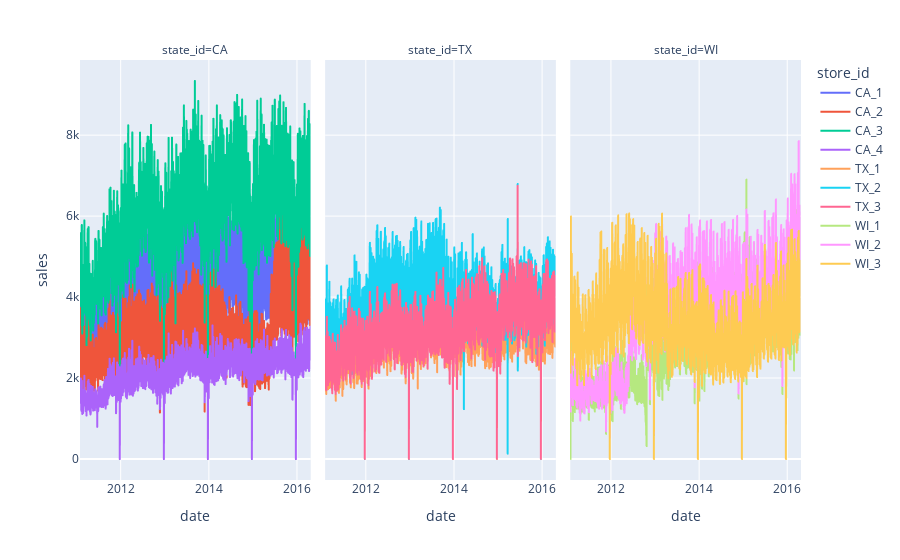

The notebook cell this image was saved under:
### Code cell
px.line(df.loc[:, ('sales')].sum(axis=1).rename('sales').reset_index(), x='date', y='sales', color='store_id', facet_col='state_id')

### Figure 1 — Plotly figure (JSON) as saved in the notebook; plotly's stock layout.template omitted (floating-point values rounded to 4 significant figures; data arrays with more than 128 entries replaced by an {"elided": "..."} marker saying what was removed)
{"data": [{"hoverlabel": {"namelength": 0}, "hovertemplate": "store_id=CA_1<br>state_id=CA<br>date=%{x}<br>sales=%{y}", "legendgroup": "CA_1", "line": {"color": "#636efa", "dash": "solid"}, "mode": "lines", "name": "CA_1", "showlegend": true, "type": "scattergl", "x": {"elided": "1913 str values"}, "xaxis": "x", "y": {"elided": "1913 int values"}, "yaxis": "y"}, {"hoverlabel": {"namelength": 0}, "hovertemplate": "store_id=CA_2<br>state_id=CA<br>date=%{x}<br>sales=%{y}", "legendgroup": "CA_2", "line": {"color": "#EF553B", "dash": "solid"}, "mode": "lines", "name": "CA_2", "showlegend": true, "type": "scattergl", "x": {"elided": "1913 str values"}, "xaxis": "x", "y": {"elided": "1913 int values"}, "yaxis": "y"}, {"hoverlabel": {"namelength": 0}, "hovertemplate": "store_id=CA_3<br>state_id=CA<br>date=%{x}<br>sales=%{y}", "legendgroup": "CA_3", "line": {"color": "#00cc96", "dash": "solid"}, "mode": "lines", "name": "CA_3", "showlegend": true, "type": "scattergl", "x": {"elided": "1913 str values"}, "xaxis": "x", "y": {"elided": "1913 int values"}, "yaxis": "y"}, {"hoverlabel": {"namelength": 0}, "hovertemplate": "store_id=CA_4<br>state_id=CA<br>date=%{x}<br>sales=%{y}", "legendgroup": "CA_4", "line": {"color": "#ab63fa", "dash": "solid"}, "mode": "lines", "name": "CA_4", "showlegend": true, "type": "scattergl", "x": {"elided": "1913 str values"}, "xaxis": "x", "y": {"elided": "1913 int values"}, "yaxis": "y"}, {"hoverlabel": {"namelength": 0}, "hovertemplate": "store_id=TX_1<br>state_id=TX<br>date=%{x}<br>sales=%{y}", "legendgroup": "TX_1", "line": {"color": "#FFA15A", "dash": "solid"}, "mode": "lines", "name": "TX_1", "showlegend": true, "type": "scattergl", "x": {"elided": "1913 str values"}, "xaxis": "x2", "y": {"elided": "1913 int values"}, "yaxis": "y2"}, {"hoverlabel": {"namelength": 0}, "hovertemplate": "store_id=TX_2<br>state_id=TX<br>date=%{x}<br>sales=%{y}", "legendgroup": "TX_2", "line": {"color": "#19d3f3", "dash": "solid"}, "mode": "lines", "name": "TX_2", "showlegend": true, "type": "scattergl", "x": {"elided": "1913 str values"}, "xaxis": "x2", "y": {"elided": "1913 int values"}, "yaxis": "y2"}, {"hoverlabel": {"namelength": 0}, "hovertemplate": "store_id=TX_3<br>state_id=TX<br>date=%{x}<br>sales=%{y}", "legendgroup": "TX_3", "line": {"color": "#FF6692", "dash": "solid"}, "mode": "lines", "name": "TX_3", "showlegend": true, "type": "scattergl", "x": {"elided": "1913 str values"}, "xaxis": "x2", "y": {"elided": "1913 int values"}, "yaxis": "y2"}, {"hoverlabel": {"namelength": 0}, "hovertemplate": "store_id=WI_1<br>state_id=WI<br>date=%{x}<br>sales=%{y}", "legendgroup": "WI_1", "line": {"color": "#B6E880", "dash": "solid"}, "mode": "lines", "name": "WI_1", "showlegend": true, "type": "scattergl", "x": {"elided": "1913 str values"}, "xaxis": "x3", "y": {"elided": "1913 int values"}, "yaxis": "y3"}, {"hoverlabel": {"namelength": 0}, "hovertemplate": "store_id=WI_2<br>state_id=WI<br>date=%{x}<br>sales=%{y}", "legendgroup": "WI_2", "line": {"color": "#FF97FF", "dash": "solid"}, "mode": "lines", "name": "WI_2", "showlegend": true, "type": "scattergl", "x": {"elided": "1913 str values"}, "xaxis": "x3", "y": {"elided": "1913 int values"}, "yaxis": "y3"}, {"hoverlabel": {"namelength": 0}, "hovertemplate": "store_id=WI_3<br>state_id=WI<br>date=%{x}<br>sales=%{y}", "legendgroup": "WI_3", "line": {"color": "#FECB52", "dash": "solid"}, "mode": "lines", "name": "WI_3", "showlegend": true, "type": "scattergl", "x": {"elided": "1913 str values"}, "xaxis": "x3", "y": {"elided": "1913 int values"}, "yaxis": "y3"}], "layout": {"annotations": [{"font": {}, "showarrow": false, "text": "state_id=CA", "x": 0.16, "xanchor": "center", "xref": "paper", "y": 1, "yanchor": "bottom", "yref": "paper"}, {"font": {}, "showarrow": false, "text": "state_id=TX", "x": 0.5, "xanchor": "center", "xref": "paper", "y": 1, "yanchor": "bottom", "yref": "paper"}, {"font": {}, "showarrow": false, "text": "state_id=WI", "x": 0.84, "xanchor": "center", "xref": "paper", "y": 1, "yanchor": "bottom", "yref": "paper"}], "legend": {"title": {"text": "store_id"}, "tracegroupgap": 0}, "margin": {"t": 60}, "xaxis": {"anchor": "y", "domain": [0, 0.32], "title": {"text": "date"}}, "xaxis2": {"anchor": "y2", "domain": [0.34, 0.66], "matches": "x", "title": {"text": "date"}}, "xaxis3": {"anchor": "y3", "domain": [0.68, 1.0], "matches": "x", "title": {"text": "date"}}, "yaxis": {"anchor": "x", "domain": [0, 1], "title": {"text": "sales"}}, "yaxis2": {"anchor": "x2", "domain": [0, 1], "matches": "y", "showticklabels": false}, "yaxis3": {"anchor": "x3", "domain": [0, 1], "matches": "y", "showticklabels": false}}}
